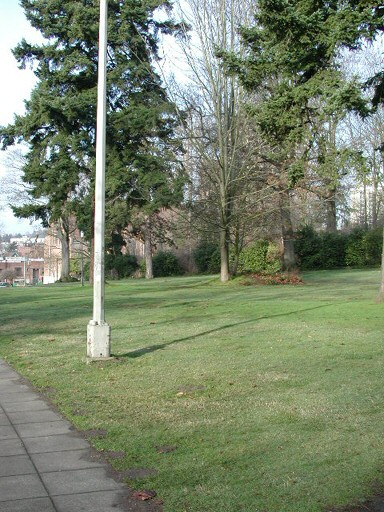
#> input picture SampleSets/parrington/prtn12.jpg, 384 x 512 px
$ python FeatureDetection.py
#> lines starting #> are read from the running program, lines starting #| are printed output that depends on the picture
import cv2
import numpy as np

# Read the input images
image1 = cv2.imread('SampleSets/parrington/prtn12.jpg')
#> image1 is the input picture: shape (512, 384, 3); mean B, G, R 106.5, 131.4, 120.6
image2 = cv2.imread('SampleSets/parrington/prtn13.jpg')
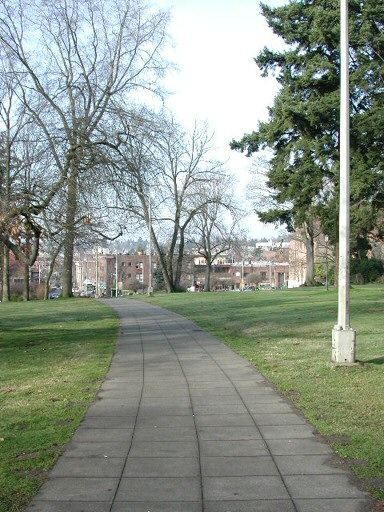
#> input picture SampleSets/parrington/prtn13.jpg, 384 x 512 px
#> image2 is the input picture: shape (512, 384, 3); mean B, G, R 136.5, 147.8, 138.6

# Create ORB object
orb = cv2.ORB_create()

# Detect keypoints and compute descriptors for both images
keypoints1, descriptors1 = orb.detectAndCompute(image1, None)
#> keypoints1 = 500 keypoints; strongest (x, y, size): (43, 130, 31), (87, 50, 31), (93, 131, 31), (41, 220, 31)
keypoints2, descriptors2 = orb.detectAndCompute(image2, None)
#> keypoints2 = 500 keypoints; strongest (x, y, size): (277, 63, 31), (336, 133, 31), (275, 62, 31), (286, 225, 31)

# Match keypoints using FLANN matcher
FLANN_INDEX_LSH = 6
index_params = dict(algorithm=FLANN_INDEX_LSH,
                    table_number=6,
                    key_size=12,
                    multi_probe_level=1)
search_params = dict(checks=50)
flann = cv2.FlannBasedMatcher(index_params, search_params)
matches = flann.knnMatch(descriptors1, descriptors2, k=2)
#> matches = 500 matches

# Filter matches using Lowe's ratio test
good_matches = []
for m, n in matches:
    if m.distance < 0.7 * n.distance:
        good_matches.append(m)
#> after the loop, good_matches = 105 matches

# Extract corresponding keypoints
src_pts = np.float32([keypoints1[m.queryIdx].pt for m in good_matches])
#> src_pts = 105 pairs, first value 31 to 180, second value 31 to 233
dst_pts = np.float32([keypoints2[m.trainIdx].pt for m in good_matches])
#> dst_pts = 105 pairs, first value 274 to 352, second value 37 to 237

# Estimate the transformation matrix using RANSAC
M, _ = cv2.findHomography(src_pts, dst_pts, cv2.RANSAC)
#> M = [[0.882, 0.0185, 242.2], [-0.0845, 0.979, 10.13], [-0.000311, 4.1e-06, 1]]

# Warp image2 to align with image1
aligned_image2 = cv2.warpPerspective(
    image2, M, (image1.shape[1], image1.shape[0]))
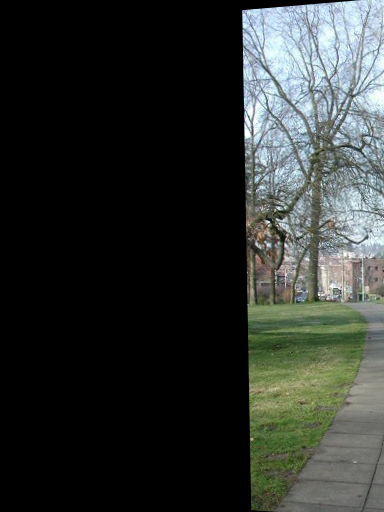
#> aligned_image2: shape (512, 384, 3); mean B, G, R 47.4, 50.5, 46.4

# Blend the overlapping region
overlap_width = int(image1.shape[1] / 2)
#> overlap_width = 192
blended_image = cv2.addWeighted(
    src1=image1[:, :overlap_width],
    alpha=0.5,
    src2=aligned_image2[:, :overlap_width],
    beta=0.5,
    gamma=0
)
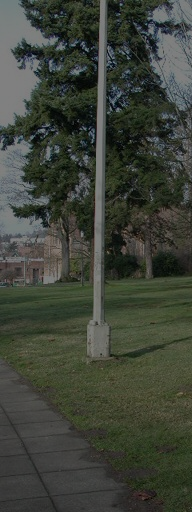
#> blended_image: shape (512, 192, 3); mean B, G, R 56.8, 66.6, 61.8

# Combine the images
stitched_image = cv2.hconcat(
    [blended_image, aligned_image2[:, overlap_width:]])
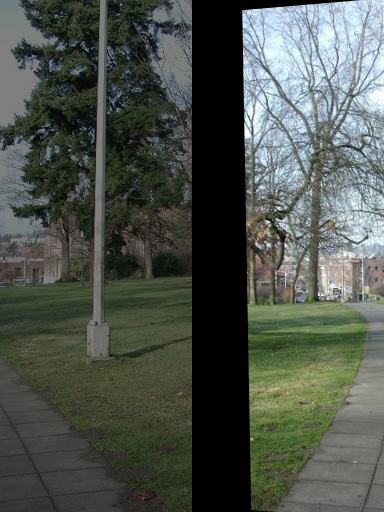
#> stitched_image: shape (512, 384, 3); mean B, G, R 75.8, 83.8, 77.3

# Display the stitched image
cv2.imshow('Stitched Image', stitched_image)
cv2.waitKey(0)
cv2.destroyAllWindows()
